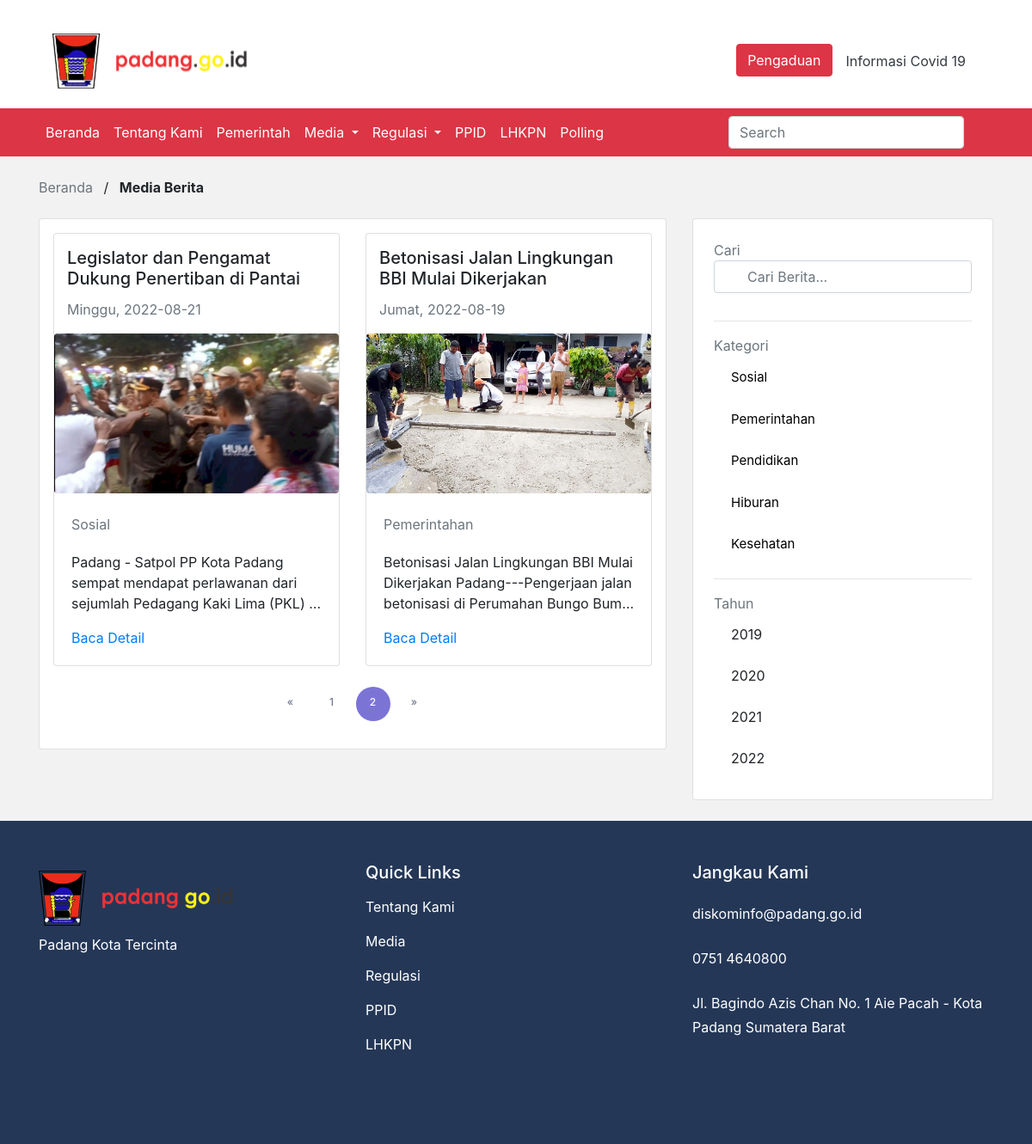
Screenshot of /back/media.php?halaman=2 with the database file from the repository.
### tables this page shows
CREATE TABLE `berita` (
  `id_berita` int(11) NOT NULL,
  `judul_berita` text DEFAULT NULL,
  `gambar` text DEFAULT NULL,
  `created_at` date DEFAULT NULL,
  `id_kategori` bigint(20) DEFAULT NULL,
  `id_penulis` text NOT NULL,
  `isi_berita` longtext DEFAULT NULL
);

CREATE TABLE `kategori` (
  `id_kategori` bigint(20) NOT NULL,
  `nama_kategori` text DEFAULT NULL,
  `keterangan_kategori` text DEFAULT NULL
);

### backend/myfunc.php (called while the page is built, shortened)
<?php
function makeUrl($hal, $idcat)
{
  $pathUrl = $_GET;
  $pathUrl['idcat'] = $idcat;
  $pathUrl['halaman'] = $hal;
  return $_SERVER['PHP_SELF'] . '?' . http_build_query($pathUrl);
}

### back/media.php (the view, shortened to what this page needs)
<!DOCTYPE HTML>
<html lang="en">
<head>
  <link href="css/bootstrap/bootstrap.min.css" rel="stylesheet">
  <link href="owlcarausel/css/owl.carousel.min.css" rel="stylesheet">
  <link href="owlcarausel/css/owl.theme.default.min.css" rel="stylesheet">
  <link rel="stylesheet" href="https://cdnjs.cloudflare.com/ajax/libs/ionicons/4.5.6/css/ionicons.min.css">
  <link rel="stylesheet" href="https://use.fontawesome.com/releases/v5.8.1/css/all.css">
  <link href="css/style.css" rel="stylesheet">
</head>
<body>
  <div class="pt-3">
    <div class="container">
      <nav class="navbar navbar-light">
        <img class="navbar-brand" src="image/Logo.svg" href="#"></img>
        <ul class="nav justify-content-end">
          <li class="nav-item">
            <button type="button" class="btn btn-danger"><span class="iconify" data-icon="fluent:call-16-filled"></span> Pengaduan <i class="bi bi-telephone"></i></button>
          </li>
          <li class="nav-item">
            <a class="nav-link text-dark" href="#">Informasi Covid 19</a>
          </li>
        </ul>
      </nav>
    </div>
  </div>
  <nav id="navbar_top" class="navbar navbar-expand-lg navbar-dark bg-danger">
    <div class="container">
      <div class="collapse navbar-collapse" id="mainnav">
        <ul class="navbar-nav mr-auto">
          <li class="nav-item"><a class="nav-link text-white" href="index.php"> Beranda </a></li>
          <li class="nav-item"><a class="nav-link text-white" href="tentangkami.php"> Tentang Kami </a></li>
          <li class="nav-item"><a class="nav-link text-white" href="pemerintahan.php"> Pemerintah </a></li>
          <li class="nav-item dropdown">
            <a class="nav-link text-white dropdown-toggle" id="navMedia" role="button" data-toggle="dropdown" aria-haspopup="true" aria-expanded="false"> Media
            </a>
          </li>
          <li class="nav-item dropdown">
            <a class="nav-link text-white dropdown-toggle" href="#" id="navRegulasi" role="button" data-toggle="dropdown" aria-haspopup="true" aria-expanded="false"> Regulasi
            </a>
          </li>
          <li class="nav-item">
            <a class="nav-link text-white" href="https://ppid.padang.go.id/">PPID</a>
          </li>
          <li class="nav-item">
            <a class="nav-link text-white" href="https://elhkpn.kpk.go.id/portal/user/pengumuman_lhkpn/Ylc5WFR5OTRRWFp3TWtWRlMyODNXUzlRZW1kS2MwaEVhWGxPUjNOR1RtVmFSR3h3WVRCWk9FSnJOemhKZDFsWVMzVkZhemxtV1c1cFJtbzJlQ3RrUnc9PQ==">LHKPN</a>
          </li>
          <li class="nav-item">
            <a class="nav-link text-white" href="polling.php">Polling</a>
          </li>
        </ul>
        <div class="form-inline my-2 my-lg-0">
          <input class="form-control mr-sm-2" type="search" placeholder="Search" aria-label="Search">
          <button class="btn my-2 my-sm-0" type="submit"><span class="iconify" data-icon="akar-icons:search" style="color: white; font-size: 24px;"></span></button>
        </div>
      </div>
    </div>
  </nav>
  <div style="background-color: #f2f2f2;">
    <main role="main" class="container py-4">
      <div>
        <a href="index.php" class="text-muted">Beranda</a>
        <label class="ml-2 mr-2">/</label>
        <label> <b>Media Berita</b></label>
      </div>
      <div class="row">
        <div class="col-md-8 blog-main">
          <div class="card p-3 mt-3">
            <div class="row">
              <?php
              include 'backend/koneksi.php';
              include 'backend/myfunc.php';
              $batas = 4;
              $idkategori = isset($_GET['idcat']) ? (int)$_GET['idcat'] : null;
              $halaman = isset($_GET['halaman']) ? (int)$_GET['halaman'] : 1;
              $halaman_awal = ($halaman > 1) ? ($halaman * $batas) - $batas : 0;
              $previous = $halaman - 1;
              $next = $halaman + 1;
              if (is_null($idkategori) || (!$idkategori)) {
                $data = mysqli_query($db, "SELECT * FROM berita b JOIN kategori k ON b.id_kategori = k.id_kategori JOIN penulis p ON b.id_penulis = p.id_penulis ORDER BY created_at DESC;");
                $jumlah_data = mysqli_num_rows($data);
                $total_halaman = ceil($jumlah_data / $batas);
                $databerita = mysqli_query($db, "SELECT * FROM berita b JOIN kategori k ON b.id_kategori = k.id_kategori JOIN penulis p ON b.id_penulis = p.id_penulis ORDER BY created_at DESC LIMIT $halaman_awal, $batas");
              }
              while ($row = mysqli_fetch_array($databerita)) {
                $tgl = $row['created_at'];
                $day = date('D', strtotime($tgl));
                $dayList = array(
                  'Sun' => 'Minggu',
                  'Mon' => 'Senin',
                  'Tue' => 'Selasa',
                  'Wed' => 'Rabu',
                  'Thu' => 'Kamis',
                  'Fri' => 'Jumat',
                  'Sat' => 'Sabtu'
                );
                $tanggal =  $dayList[$day] . ", " . $tgl;
              ?>
                <div class="col-md-6">
                  <div class="card mb-4">
                    <div class="container">
                      <h5 class="card-title mt-3"><?= $row['judul_berita']; ?>
                      </h5>
                      <p class="text-muted"><?= $tanggal; ?></p>
                    </div>
                    <div class="embed-responsive embed-responsive-16by9">
                      <img src="backend/foto/<?= $row['gambar']; ?>" alt="" class="embed-responsive-item rounded" style="object-fit: cover;">
                    </div>
                    <div class="card-body">
                      <div class="form-group">
                        <label class="my-1 mr-2 text-muted"><span class="iconify" data-icon="system-uicons:paperclip" style="color: #6c757d; font-size: 16px;"></span> <?= $row['nama_kategori']; ?></label>
                      </div>
                      <p class="card-text line-clamp"><?= $row['isi_berita']; ?></p>
                      <a href="detailberita.php?id=<?= $row['id_berita']; ?>">Baca Detail <span class="iconify" data-icon="bi:arrow-right" style="color: #007bff; font-size: 16px;"></span></a>
                    </div>
                  </div>
                </div>
              <?php } ?>
            </div>
            <nav class="pagination-box" aria-label="Page navigation">
              <ul class="pagination">
                <li class="page-item">
                  <a class="page-link" <?= ($halaman > 1) ? "href='" . makeUrl($previous, $idkategori) . "'" : ""; ?> aria-label="Previous">
                    <span aria-hidden="true">&laquo;</span>
                  </a>
                </li>
                <?php
                for ($x = 1; $x <= $total_halaman; $x++) {
                ?>
                  <li class="page-item <?= $isActive($halaman, $x); ?>">
                    <a href="<?= makeUrl($x, $idkategori); ?>" class="page-link"><?= $x; ?></a>
                  </li>
                <?php
                }
                ?>
                <li class="page-item">
                  <a class="page-link" <?= ($halaman < $total_halaman) ? "href='" . makeUrl($next, $idkategori) . "'" : ""; ?> aria-label="Next">
                    <span aria-hidden="true">&raquo;</span>
                  </a>
                </li>
              </ul>
            </nav>
          </div>
        </div>
        <aside class="col-md-4 blog-sidebar">
          <div class="card p-4 mt-3">
            <span class="text-muted">Cari</span>
            <div class="form-group">
              <span class="iconify form-control-icon p-2" data-icon="akar-icons:search" style="color: #888; font-size: 16px;"></span>
              <input type="text" class="form-control" placeholder="Cari Berita...">
            </div>
            <div>
              <hr>
              <span class="text-muted">Kategori</span>
            </div>
            <ul class="list-group list-group-flush border-0">
              <?php
              $tampil = mysqli_query($db, "SELECT * FROM kategori");
              while ($row = mysqli_fetch_array($tampil)) {
              ?>
                <li class="list-group-item border-0">
                  <a href="?idcat=<?= $row['id_kategori']; ?>" style="color: #000000; font-size: 15px;"><?= $row['nama_kategori'] ?></a>
                </li>
              <?php } ?>
            </ul>
            <div>
              <hr>
              <span class="text-muted">Tahun</span>
            </div>
            <ul class="list-group list-group-flush border-0">
              <li class="list-group-item border-0"><span class="iconify" data-icon="dashicons:arrow-right-alt2" style="color: #888; font-size: 14px;"></span> 2019</li>
              <li class="list-group-item border-0"><span class="iconify" data-icon="dashicons:arrow-right-alt2" style="color: #888; font-size: 14px;"></span> 2020</li>
              <li class="list-group-item border-0"><span class="iconify" data-icon="dashicons:arrow-right-alt2" style="color: #888; font-size: 14px;"></span> 2021</li>
              <li class="list-group-item border-0"><span class="iconify" data-icon="dashicons:arrow-right-alt2" style="color: #888; font-size: 14px;"></span> 2022</li>
            </ul>
          </div>
        </aside>
      </div>
    </main>
  </div>
  <div class="footer-sec">
    <div class="container text-white">
      <div class="row py-5">
        <div class="col-md-4 mb-5">
          <img src="image/Logo.png" alt="logo padang"> <br>
          <label>Padang Kota Tercinta</label> <br>
        </div>
        <div class="col-md-4 mb-5">
          <h5>Quick Links</h5>
          <ul class="navbar-nav mr-auto">
            <li class="nav-item"><a class="nav-link text-white" href="#">Tentang Kami </a></li>
            <li class="nav-item"><a class="nav-link text-white" href="#">Media </a></li>
            <li class="nav-item"><a class="nav-link text-white" href="#">Regulasi </a></li>
            <li class="nav-item"><a class="nav-link text-white" href="#">PPID</a></li>
            <li class="nav-item"><a class="nav-link text-white" href="#">LHKPN</a></li>
          </ul>
        </div>
        <div class="col-md-4 mb-5">
          <h5>Jangkau Kami</h5>
          <ul class="navbar-nav mr-auto">
            <li class="nav-item"><a class="nav-link text-white" href="#"><span class="iconify" data-icon="eva:email-fill" style="color: #b72b2b; font-size: 24px;"></span> diskominfo@padang.go.id </a></li>
            <li class="nav-item"><a class="nav-link text-white" href="#"><span class="iconify" data-icon="clarity:mobile-phone-solid" style="color: #b72b2b; font-size: 24px;"></span> 0751 4640800 </a></li>
            <li class="nav-item"><a class="nav-link text-white" href="#"> Jl. Bagindo Azis Chan No. 1 Aie Pacah - Kota Padang Sumatera Barat </a></li>
          </ul>
        </div>
      </div>
    </div>
  </div>
</body>
</html>

### css/style.css (style rules this page uses)
.line-clamp { display: -webkit-box; -webkit-line-clamp: 3; -webkit-box-orient: vertical; overflow: hidden; }
.footer-sec { background: #243757; background-repeat: no-repeat; background-position: right; width: 100%; height: auto !important; min-height: 100%; }
.form-group .form-control { padding-left: 2.375rem; }
.form-group { position: relative; }
.form-group .form-control-icon { position: absolute; z-index: 2; display: block; width: 2.375rem; height: 2.375rem; line-height: 2.375rem; text-align: center; pointer-events: none; color: #aaa; left: 0; top: 0px; }
.pagination-box { text-align: center; }
.pagination { display: inline-flex; position: relative; overflow: hidden; border-radius: 0; }
.pagination li a.page-link, .pagination li:first-child a.page-link, .pagination li:last-child a.page-link { border: none; height: 40px; width: 40px; line-height: 20px; border-radius: 50%; background-color: transparent; color: #74788d; font-size: 12px; font-weight: 500; position: relative; overflow: hidden; letter-spacing: 1px; text-transform: uppercase; z-index: 1; margin: 0 8px 0 0; transition: all 0.4s ease 0s; }
.pagination li a.page-link:before, .pagination li:first-child a.page-link:before, .pagination li:last-child a.page-link:before { content: ""; position: absolute; top: 0; left: 0; width: 100%; height: 100%; border: 0px solid #7c74d5; border-radius: 50%; opacity: 0; transform: scaleY(0); transition: all 0.3s ease 0s; }
.pagination li a.page-link:hover:before, .pagination li.active a.page-link:before { transform: scaleY(1); opacity: 1; }
.pagination li:last-child a.page-link { margin-right: 0; }
.pagination li.active a.page-link, .pagination li a.page-link:hover, .pagination li.active a.page-link:hover { background-color: #7c74d5; color: #fff; border: none; }

### rows the page displays
berita: judul_berita "Legislator dan Pengamat Dukung Penertiban di Pantai", created_at "Minggu, 2022-08-21", gambar (picture), id_kategori.nama_kategori "Sosial", isi_berita "Padang - Satpol PP Kota Padang sempat mendapat perlawanan dari sejumlah Pedagang Kaki Lima (PKL)…"
berita: judul_berita "Betonisasi Jalan Lingkungan BBI Mulai Dikerjakan", created_at "Jumat, 2022-08-19", gambar (picture), id_kategori.nama_kategori "Pemerintahan", isi_berita "Betonisasi Jalan Lingkungan BBI Mulai Dikerjakan Padang---Pengerjaan jalan betonisasi di Perumahan Bungo…"
kategori: nama_kategori "Sosial"
kategori: nama_kategori "Pemerintahan"
kategori: nama_kategori "Pendidikan"
kategori: nama_kategori "Hiburan"
kategori: nama_kategori "Kesehatan"
